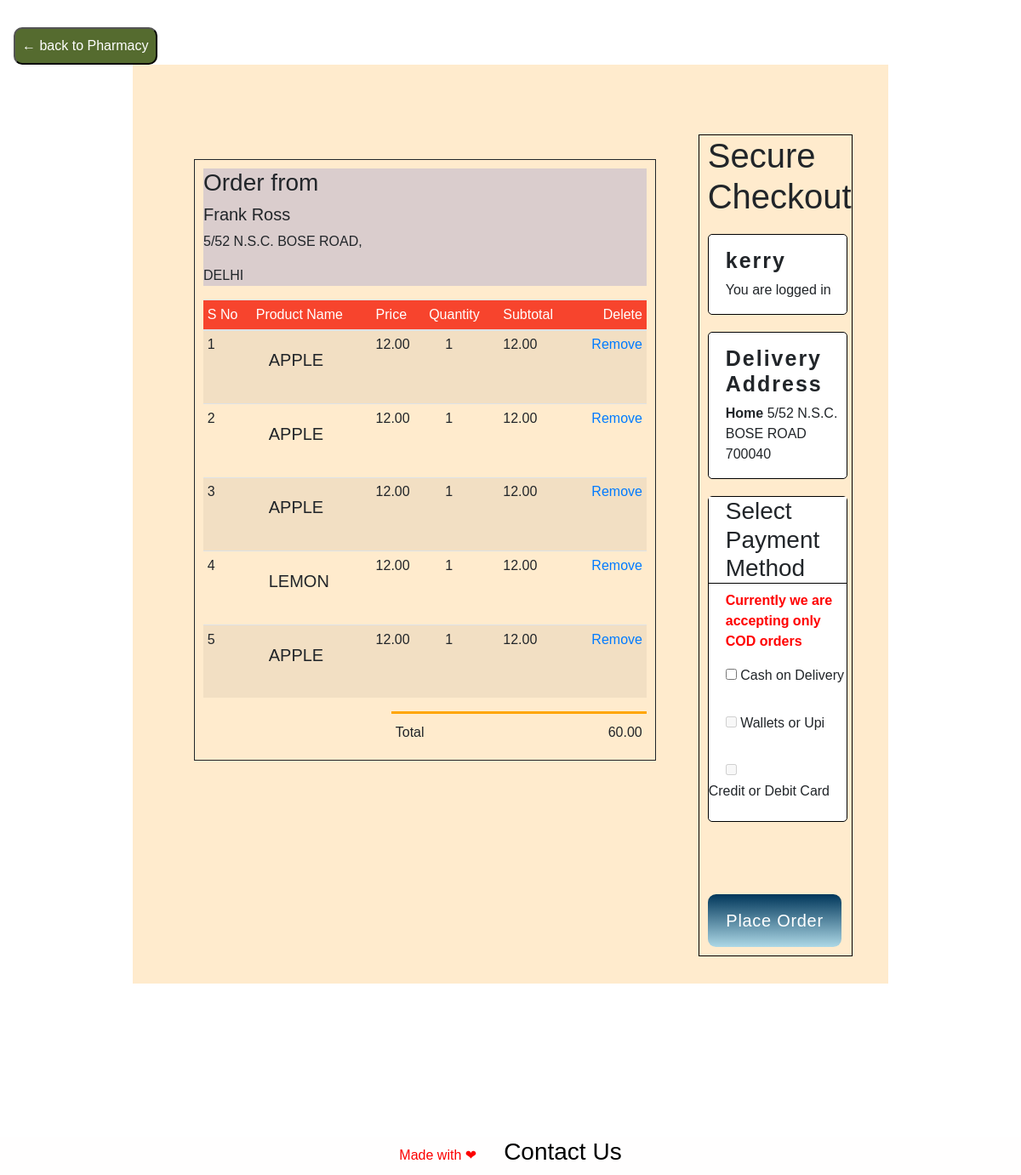
Page /main/2/cart on the committed database.
### doormed/models.py (models this page shows, shortened)
class Register_seller(db.Model, UserMixin):
    id = db.Column(db.Integer, primary_key=True)
    name = db.Column(db.String(80), unique=True, nullable=False)
    email = db.Column(db.String(120), unique=True, nullable=False)
    password = db.Column(db.String(120),  nullable=False)
    number = db.Column(db.String(120), unique=True, nullable=False)
    address = db.Column(db.String(120),  nullable=False)
    city = db.Column(db.String(120),  nullable=False)
    state = db.Column(db.String(120),  nullable=False)
    pincode = db.Column(db.String(120),  nullable=False)
    shop_name = db.Column(db.String(120),  nullable=False)
    bio = db.Column(db.String(120),default= 'Best Shop')
    image = db.Column(db.String(120), nullable = False)
    products = db.relationship('Products', backref='shop', lazy=True, cascade="all,delete")

class Products(db.Model):
    id = db.Column(db.Integer, primary_key=True)
    name = db.Column(db.String(80), unique=False, nullable=False)
    catagory = db.Column(db.String(80), unique=False, nullable=False)
    price = db.Column(db.Numeric(10,2), nullable = False)
    mfg = db.Column(db.String(60), nullable=True)
    description = db.Column(db.Text, nullable=True)
    shop_id = db.Column(db.Integer, db.ForeignKey('register_seller.id'),nullable=False)
    pic = db.Column(db.String, nullable=False)
    cartitems = db.relationship('CartItem', backref='Product')

class CartItem(db.Model):
    id = db.Column(db.Integer,primary_key=True)
    quantity = db.Column(db.Integer, nullable = False, default = 1)
    product_id = db.Column(db.Integer, db.ForeignKey('products.id'))
    customer_id = db.Column(db.Integer, db.ForeignKey('register_user.id'))

class Register_user(db.Model, UserMixin):
    id = db.Column(db.Integer, primary_key=True)
    name = db.Column(db.String(80), unique=False, nullable=False)
    email = db.Column(db.String(120), unique=True, nullable=False)
    address = db.Column(db.String(120),  nullable=False)
    city = db.Column(db.String(80), unique=False, nullable=False)
    pincode = db.Column(db.String(10), unique=False, nullable=False)
    number = db.Column(db.String(80), unique=True, nullable=False)
    password = db.Column(db.String(120), unique=False, nullable=False)
    cartitems1 = db.relationship('CartItem', backref='Customer')

### doormed/cart/routes.py (the view)
@app.route('/main/<int:id>/cart')
def cart(id):
    items = []
    cart1 = []
    user = Register_user.query.filter_by(id=id).first()
    carts = CartItem.query.filter_by(customer_id=id).all()
    for cart in carts:
        item = Products.query.filter_by(id=cart.product_id).first()
        items.append(item)
        cart1.append(cart)
        shop1 = Register_seller.query.filter_by(id = item.shop_id).first()
    return render_template("carts/cart.html",user=user,carts=carts,items=zip(items,cart1), shop = shop1)

### doormed/templates/carts/cart.html (shortened to what this page needs)
{% extends 'base.html' %}
{% block header %}
    <link rel="stylesheet" href="{{url_for('static', filename = 'css/cart.css')}}">
{% endblock %}
{% block content %}
    <div class="top">
        <input action="action" onclick="window.history.go(-1); return false;" type="submit" value="&larr; back to Pharmacy" style="background: darkolivegreen;
        color: white;
        padding: 0.5rem;
        border-radius: 10px;
        margin-left: 1rem;
        margin-top: 2rem;">
    </div>
    <div class="whole">
            <div class="cart">
                <div class="order">
                    <h3>Order from </h3>
                    <h5>{{shop.shop_name}}</h5>
                    <p>{{shop.address}}</p>
                    <p>{{shop.city}}</p>
                </div>
                <table  class="table table-sm table-condensed table-striped table-hover ">
                   <thead>
                    <tr>
                        <th>S No</th>
                        <th>Product Name</th>
                        <th>Price</th>
                        <th>Quantity</th>
                        <th>Subtotal</th>
                        <th>Delete</th>
                    </tr>
                    </thead>
                    <tbody>
                    {% set ns = namespace(sub=0) %}
                    {% for item,ch in items %}
                    <tr>
                        <td>{{loop.index}}</td>
                        <td>
                            <div class="cart-info">
                                <p>{{item.name}}</p>
                            </div>
                        </td>
                        <td>{{item.price}}</td>
                        <td style="padding-left: 1.5rem;">{{ch.quantity}}</td>
                        <td>{{item.price * ch.quantity}}</td>
       {% set ns.sub = ns.sub + (item.price * ch.quantity)%}
                        <td><a href="#">Remove</a></td>
                    </tr>
                    {% endfor %}
                </tbody>
                </table>
                <div class="total">
                    <table>
                        <tr>
                            <td>Total</td>
                            <td>{{ns.sub}}</td>
                        </tr>
                    </table>
                </div>
            </div>
            <div class="checkout">
                <h1>Secure Checkout</h1>
                <div class="box">
                    <h4>{{user.name}}</h4>
                    <p>You are logged in</p>
                </div>
                <div class="box">
                    <h4>Delivery Address</h4>
                    <p><b>Home</b> {{user.address}} {{user.pincode}}</p>
                </div>
                <div class="box box-2 ">
                    <h3>Select Payment Method</h3>
                    <p>Currently we are accepting only COD orders</p>
                    <input type="checkbox" id="COD" name="COD" value="COD" />
                    <label>Cash on Delivery</label><br><br>
                    <input type="checkbox" disabled id="COD" name="COD" value="COD" />
                    <label>Wallets or Upi</label><br><br>
                    <input type="checkbox" disabled id="COD" name="COD" value="COD" />
                    <label>Credit or Debit Card</label>
                </div>
                <button id="order">Place Order</button>
            </div>
            </div>
            <footer style="background-color: rgb(255, 254, 254); color: rgb(252, 0, 0); padding: 0.1rem; display: flex; flex-direction: row; align-items: center; justify-content: center;">Made with &#x2764
                <h3><a href="/contact" style="color: rgb(0, 0, 0); margin-left: 2rem;">Contact Us</a></h3>
                 </footer>
{% endblock %}

### doormed/templates/base.html (shortened to what this page needs)
<!DOCTYPE html>
<html lang="en">
<head>
    <link rel="stylesheet" href="https://stackpath.bootstrapcdn.com/bootstrap/4.5.2/css/bootstrap.min.css">
    <link rel="stylesheet" href="https://cdnjs.cloudflare.com/ajax/libs/font-awesome/5.15.3/css/all.min.css" />
    {% block header %}
    {% endblock %}
</head>
<body>
    {% block content %}
    {% endblock %}
</body>
</html>

### doormed/static/css/cart.css (style rules this page uses)
.cart { margin-left: 40px; margin-top: -150px; width: 70%; border: 1px solid; padding: 10px; height: fit-content; }
.top { display:flex; justify-content: space-between; }
.whole { display: flex; background-color: blanchedalmond; width: 74%; align-items: center; justify-content: center; margin: auto; padding: 2rem; margin-bottom: 180px; }
#COD { margin-left: 20px; }
table { width: 100%; border-collapse: collapse; }
.cart-info { width: 90%; display: flex; }
.order { width: 100%; background-color: rgb(218, 205, 205); }
#order { background-color: red; width: 96%; border-radius: 0.6rem; margin-top: 85px; height: 30px; font-size: 20px; color: white; margin-bottom: 10px; }
th { text-align: left; padding: 5px; color: white; background-color:rgb(247, 68, 45); font-weight: normal; }
td { padding: 10px 5px; }
td p { padding: 15px; font-size: 20px; }
.total { width: 60%; display: flex; float: right; justify-content: flex-end; }
.total table { border-top: 3px solid orange; width: 100%; max-width: 300px; }
td:last-child { text-align: right; }
th:last-child { text-align: right; }
.checkout { border: 1px solid black; width: 22%; margin-top: 50px; margin-left: 50px; margin-right: 10px; padding-right: 5px; padding-left: 10px; }
.box { border: 1px solid black; border-radius: 5px; padding-left: 20px; margin-top: 20px; background-color: #fff; }
.box-2 { padding-left: 0px; padding-bottom: 15px; }
.box-2 p { margin-left: 20px; color: red; font-weight: 800; }
.box h4 { font-size: 25px; font-weight: 600; margin-top: 15px; }
.box-2 h3 { border-bottom: 1px solid black; background-color: #fff; padding-left: 20px; }
body { display: flex; min-height: 90vh; flex-direction: column; background: url("../images/black.jpg"); -webkit-background-size: cover; -moz-background-size: cover; -o-background-size: cover; background-size: cover; font-family: "Montserrat", "Raleway", sans-serif; }
button { width: 100px; margin: auto; color: white; font-size: 20px; padding: 1rem; border-radius: 10px; background: linear-gradient(to top, lightblue, rgb(0, 54, 90)); height: fit-content !important; outline: none; border: none; opacity: 1; letter-spacing: 0.7px; text-transform: capitalize !important; }
h4 { max-width: 80%; margin-top: 55px; font-size: 44px; font-weight: 400; letter-spacing: 2px; animation: animate3 ease 4s; animation-iteration-count: 1; animation-fill-mode: forwards; }

### rows in the picture
Register_seller: shop_name "Frank Ross", address "5/52 N.S.C. BOSE ROAD,", city "DELHI"
Products: name "APPLE", price "12.00", quantity "1", item.price*ch.quantity "12.00"
Products: name "LEMON", price "12.00", quantity "1", item.price*ch.quantity "12.00"
Register_user: name "kerry", address "5/52 N.S.C. BOSE ROAD", pincode "700040"

### other values in the picture
{{ ns.sub }} "60.00"
